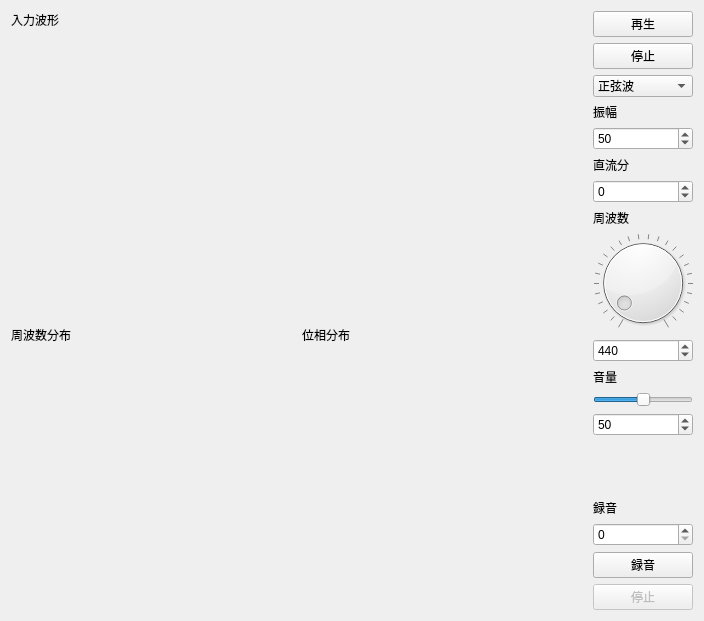
<?xml version="1.0" encoding="UTF-8"?>
<ui version="4.0">
 <class>Widget</class>
 <widget class="QWidget" name="Widget">
  <property name="geometry">
   <rect>
    <x>0</x>
    <y>0</y>
    <width>704</width>
    <height>621</height>
   </rect>
  </property>
  <property name="windowTitle">
   <string>波メーカー</string>
  </property>
  <layout class="QHBoxLayout" name="horizontalLayout_2" stretch="1,0">
   <item>
    <layout class="QVBoxLayout" name="verticalLayout_4">
     <item>
      <widget class="QLabel" name="label">
       <property name="sizePolicy">
        <sizepolicy hsizetype="Preferred" vsizetype="Maximum">
         <horstretch>0</horstretch>
         <verstretch>0</verstretch>
        </sizepolicy>
       </property>
       <property name="text">
        <string>入力波形</string>
       </property>
      </widget>
     </item>
     <item>
      <widget class="WaveWidget" name="inputWave" native="true"/>
     </item>
     <item>
      <layout class="QHBoxLayout" name="horizontalLayout">
       <item>
        <layout class="QVBoxLayout" name="verticalLayout_3">
         <item>
          <widget class="QLabel" name="label_2">
           <property name="sizePolicy">
            <sizepolicy hsizetype="Preferred" vsizetype="Maximum">
             <horstretch>0</horstretch>
             <verstretch>0</verstretch>
            </sizepolicy>
           </property>
           <property name="text">
            <string>周波数分布</string>
           </property>
          </widget>
         </item>
         <item>
          <widget class="WaveWidget" name="fourierAmp" native="true"/>
         </item>
        </layout>
       </item>
       <item>
        <layout class="QVBoxLayout" name="verticalLayout_2">
         <item>
          <widget class="QLabel" name="label_3">
           <property name="sizePolicy">
            <sizepolicy hsizetype="Preferred" vsizetype="Maximum">
             <horstretch>0</horstretch>
             <verstretch>0</verstretch>
            </sizepolicy>
           </property>
           <property name="text">
            <string>位相分布</string>
           </property>
          </widget>
         </item>
         <item>
          <widget class="WaveWidget" name="fourierPhase" native="true"/>
         </item>
        </layout>
       </item>
      </layout>
     </item>
    </layout>
   </item>
   <item>
    <layout class="QVBoxLayout" name="verticalLayout">
     <item>
      <widget class="QPushButton" name="playButton">
       <property name="text">
        <string>再生</string>
       </property>
      </widget>
     </item>
     <item>
      <widget class="QPushButton" name="stopButton">
       <property name="text">
        <string>停止</string>
       </property>
      </widget>
     </item>
     <item>
      <widget class="QComboBox" name="waveTypeBox">
       <item>
        <property name="text">
         <string>正弦波</string>
        </property>
       </item>
       <item>
        <property name="text">
         <string>方形波</string>
        </property>
       </item>
       <item>
        <property name="text">
         <string>のこぎり波</string>
        </property>
       </item>
       <item>
        <property name="text">
         <string>三角波</string>
        </property>
       </item>
       <item>
        <property name="text">
         <string>手書き</string>
        </property>
       </item>
       <item>
        <property name="text">
         <string>ノイズ</string>
        </property>
       </item>
      </widget>
     </item>
     <item>
      <widget class="QLabel" name="label_4">
       <property name="text">
        <string>振幅</string>
       </property>
      </widget>
     </item>
     <item>
      <widget class="QSpinBox" name="ampSpinBox">
       <property name="minimum">
        <number>1</number>
       </property>
       <property name="maximum">
        <number>127</number>
       </property>
       <property name="value">
        <number>50</number>
       </property>
      </widget>
     </item>
     <item>
      <widget class="QLabel" name="label_7">
       <property name="text">
        <string>直流分</string>
       </property>
      </widget>
     </item>
     <item>
      <widget class="QSpinBox" name="biasSpinBox">
       <property name="minimum">
        <number>-127</number>
       </property>
       <property name="maximum">
        <number>127</number>
       </property>
      </widget>
     </item>
     <item>
      <widget class="QLabel" name="label_6">
       <property name="text">
        <string>周波数</string>
       </property>
      </widget>
     </item>
     <item>
      <widget class="QDial" name="freqDial">
       <property name="minimum">
        <number>10</number>
       </property>
       <property name="maximum">
        <number>10000</number>
       </property>
       <property name="singleStep">
        <number>10</number>
       </property>
       <property name="pageStep">
        <number>1000</number>
       </property>
       <property name="value">
        <number>440</number>
       </property>
       <property name="orientation">
        <enum>Qt::Horizontal</enum>
       </property>
       <property name="invertedAppearance">
        <bool>false</bool>
       </property>
       <property name="invertedControls">
        <bool>false</bool>
       </property>
       <property name="wrapping">
        <bool>false</bool>
       </property>
       <property name="notchesVisible">
        <bool>true</bool>
       </property>
      </widget>
     </item>
     <item>
      <widget class="QSpinBox" name="freqSpinBox">
       <property name="minimum">
        <number>10</number>
       </property>
       <property name="maximum">
        <number>20000</number>
       </property>
       <property name="value">
        <number>440</number>
       </property>
      </widget>
     </item>
     <item>
      <widget class="QLabel" name="label_5">
       <property name="text">
        <string>音量</string>
       </property>
      </widget>
     </item>
     <item>
      <widget class="QSlider" name="volumeSlider">
       <property name="maximum">
        <number>100</number>
       </property>
       <property name="value">
        <number>50</number>
       </property>
       <property name="orientation">
        <enum>Qt::Horizontal</enum>
       </property>
      </widget>
     </item>
     <item>
      <widget class="QSpinBox" name="volumeSpinBox">
       <property name="maximum">
        <number>100</number>
       </property>
       <property name="value">
        <number>50</number>
       </property>
      </widget>
     </item>
     <item>
      <spacer name="verticalSpacer">
       <property name="orientation">
        <enum>Qt::Vertical</enum>
       </property>
       <property name="sizeHint" stdset="0">
        <size>
         <width>20</width>
         <height>40</height>
        </size>
       </property>
      </spacer>
     </item>
     <item>
      <widget class="QLabel" name="label_8">
       <property name="text">
        <string>録音</string>
       </property>
      </widget>
     </item>
     <item>
      <widget class="QSpinBox" name="inputDeviceId"/>
     </item>
     <item>
      <widget class="QPushButton" name="startRecordButton">
       <property name="text">
        <string>録音</string>
       </property>
      </widget>
     </item>
     <item>
      <widget class="QPushButton" name="stopRecordButton">
       <property name="enabled">
        <bool>false</bool>
       </property>
       <property name="text">
        <string>停止</string>
       </property>
      </widget>
     </item>
    </layout>
   </item>
  </layout>
 </widget>
 <layoutdefault spacing="6" margin="11"/>
 <customwidgets>
  <customwidget>
   <class>WaveWidget</class>
   <extends>QWidget</extends>
   <header>wavewidget.h</header>
   <container>1</container>
   <slots>
    <signal>waveChanged()</signal>
   </slots>
  </customwidget>
 </customwidgets>
 <resources/>
 <connections/>
</ui>
